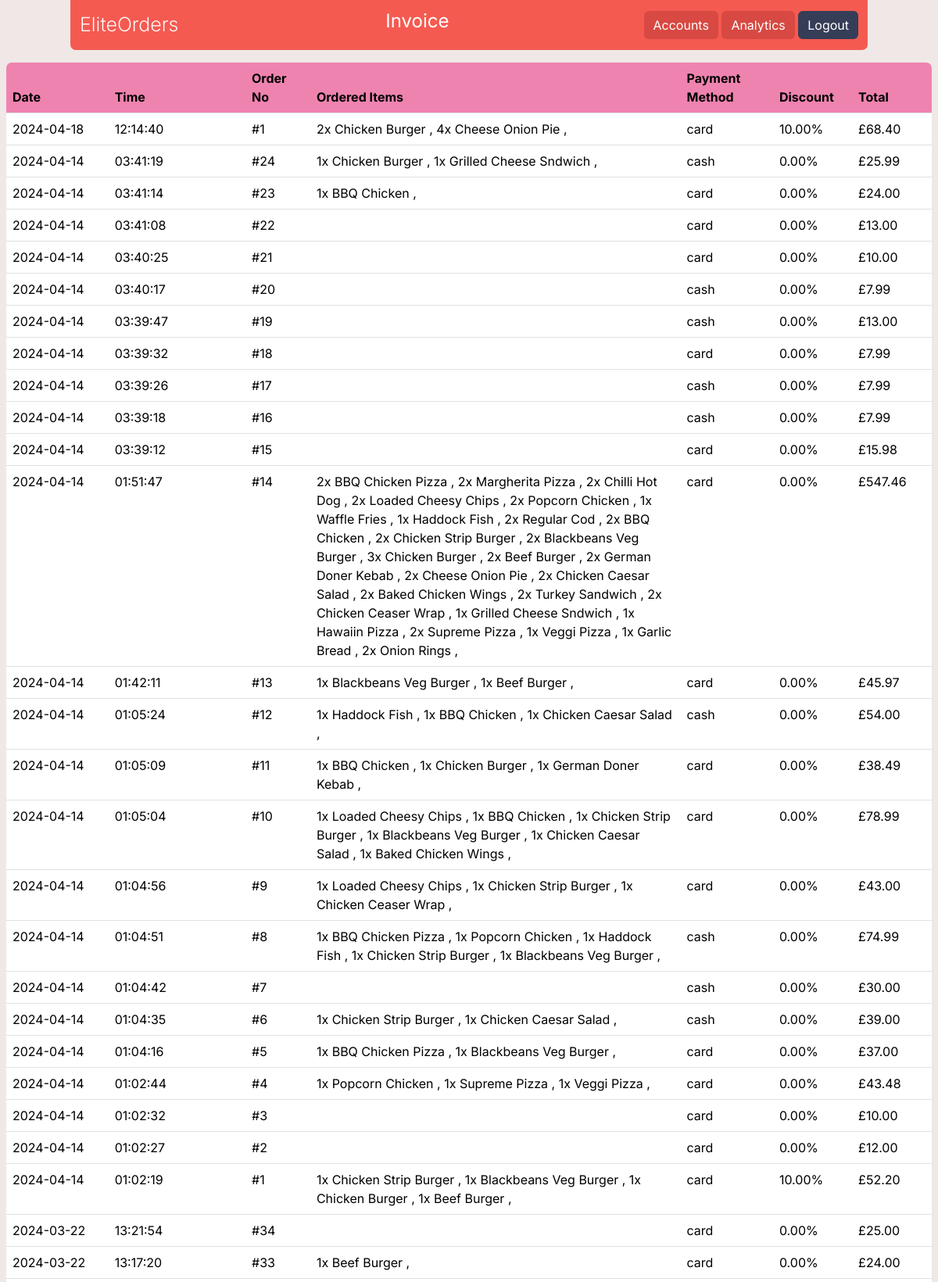
The page /Invoice (signed in, upper part) on the database its author committed.
### EliteOrders/models.py (models this page shows)
class Order(db.Model):
    id=db.Column(db.Integer,primary_key=True)
    order_no = db.Column(db.Integer)
    date = db.Column(db.Date)
    time = db.Column(db.String)
    notes = db.Column(db.String,nullable=True)
    payment_method = db.Column(db.String(20), nullable=False)
    discount = db.Column(db.Numeric(10, 2),nullable=False)
    total = db.Column(db.Numeric(10, 2),nullable=False)
    status = db.Column(db.String,nullable=False,default="incomplete")
    orderitem = db.relationship("Orderitem",backref="order")

class Orderitem(db.Model):
    id=db.Column(db.Integer,primary_key=True)
    item_id = db.Column(db.Integer,db.ForeignKey("item.id"))
    item_qty =db.Column(db.Integer)
    order_id = db.Column(db.Integer,db.ForeignKey("order.id"))

class Item(db.Model):
    id=db.Column(db.Integer,primary_key=True)
    name = db.Column(db.String(250),unique=True)
    img = db.Column(db.Text,nullable=False)
    price = db.Column(db.Numeric(10, 2),nullable=False)
    cost = db.Column(db.Numeric(10, 2),nullable=False)
    is_deleted = db.Column(db.Boolean, default=False)
    orderitem = db.relationship("Orderitem",backref="item")

### EliteOrders/views.py (the view)
@views.route("/Invoice")
@login_required
def invoice():
    if current_user.role != "Owner":
        return redirect(url_for("auth.login"))
    orders = Order.query.order_by(desc(Order.date)).order_by(desc(Order.order_no)).all()
    orderitems=[] # List to store order items
    items=[] # List to store items
    for order in orders:
        orderitems_model = Orderitem.query.join(Order).filter(Orderitem.order_id==order.id).all()
        orderitems.append(orderitems_model) # Add order items to the list
        items_model = Item.query.join(Orderitem).filter(Orderitem.order_id == order.id).all()
        items.append(items_model) # Add items to the list
    data = zip(orders,orderitems,items)
    return render_template("invoice.html",data=data)

### EliteOrders/__init__.py (called while the page is built)
def create_app():
    app = Flask(__name__)
    app.config["SECRET_KEY"] = "3$Yh9K|@w2Z*bN-"
    app.config["SQLALCHEMY_DATABASE_URI"]= f"sqlite:///{DB_NAME}"
    db.init_app(app)
    from .views import views
    from .auth import auth
    app.register_blueprint(auth,url_prefix="/")
    app.register_blueprint(views,url_prefix="/")
    from . import models
    with app.app_context():
        db.create_all()
    from .models import User
    login_manager = LoginManager()
    login_manager.login_view = "auth.login"
    login_manager.init_app(app)
    @login_manager.user_loader
    def load_user(id):
        return User.query.get((int(id)))
    return app

### EliteOrders/Templates/invoice.html (shortened to what this page needs)
{% extends "base.html" %}
{% block CSS %}
<link rel="stylesheet" type="text/css" href="{{ url_for('static', filename='invoice.css') }}">
{% endblock %}
{% block content %}
<div class="container-fluid  py-3 px-2">
  <div class="invoice-win ">
    <table class="table invoice-table">
      <thead>
        <tr>
          <th scope="col">Date</th>
          <th scope="col">Time</th>
          <th scope="col">Order No</th>
          <th scope="col">Ordered Items</th>
          <th scope="col">Payment Method</th>
          <th scope="col">Discount</th>
          <th scope="col">Total</th>
        </tr>
      </thead>
      <tbody>
        {% for order,orderitems,items in data %}
        <tr>
          <td>{{order.date}}</td>
          <td>{{order.time}}</td>
          <td style="width: 7%;">#{{order.order_no}}</td>
          <td style="width:40% ">
            {% for i in range(orderitems | length -1) %}
            {{ orderitems[i].item_qty }}x {{items[i].name}},
            {% endfor %}
          </td>
          <td style="width: 10%;">{{order.payment_method}}</td>
          <td>{{order.discount}}%</td>
          <td>£{{order.total}}</td>
        </tr>
        {% endfor %}
      </tbody>
    </table>
  </div>
</div>
{% endblock %}

### EliteOrders/Static/master.css (style rules this page uses)
* { margin: 0; padding: 0; box-sizing: border-box; overflow: hidden; outline: none; font-family: "Inter", sans-serif; }
body { background: #F0E8E6 !important; }

### EliteOrders/Static/invoice.css (style rules this page uses)
.invoice-win { background: rgb(255, 255, 255); height:85vh; border-radius: 7px; overflow-y:scroll ; }
.invoice-table th { background: #EF83B0 !important; }

### rows shown on the page
Order: date "2024-04-18", time "12:14:40", order_no "1", item_qty "2" "4", name "Chicken Burger" "Cheese Onion Pie", payment_method "card", discount "10.00", total "68.40"
Order: date "2024-04-14", time "03:41:19", order_no "24", item_qty "1" "1", name "Chicken Burger" "Grilled Cheese Sndwich", payment_method "cash", discount "0.00", total "25.99"
Order: date "2024-04-14", time "03:41:14", order_no "23", item_qty "1", name "BBQ Chicken", payment_method "card", discount "0.00", total "24.00"
Order: date "2024-04-14", time "03:41:08", order_no "22", payment_method "card", discount "0.00", total "13.00"
Order: date "2024-04-14", time "03:40:25", order_no "21", payment_method "card", discount "0.00", total "10.00"
Order: date "2024-04-14", time "03:40:17", order_no "20", payment_method "cash", discount "0.00", total "7.99"
Order: date "2024-04-14", time "03:39:47", order_no "19", payment_method "cash", discount "0.00", total "13.00"
Order: date "2024-04-14", time "03:39:32", order_no "18", payment_method "card", discount "0.00", total "7.99"
Order: date "2024-04-14", time "03:39:26", order_no "17", payment_method "cash", discount "0.00", total "7.99"
Order: date "2024-04-14", time "03:39:18", order_no "16", payment_method "cash", discount "0.00", total "7.99"
Order: date "2024-04-14", time "03:39:12", order_no "15", payment_method "card", discount "0.00", total "15.98"
Order: date "2024-04-14", time "01:51:47", order_no "14", item_qty "2" "2" "2" "2" "2" "1" "1" "2" "2" "2" "2" "3" "2" "2" "2" "2" "2" "2" "2" "1" "1" "2" "1" "1" "2", name "BBQ Chicken Pizza" "Margherita Pizza" "Chilli Hot Dog" "Loaded Cheesy Chips" "Popcorn Chicken" "Waffle Fries" "Haddock Fish" "Regular Cod" "BBQ Chicken" "Chicken Strip Burger" "Blackbeans Veg Burger" "Chicken Burger" "Beef Burger" "German Doner Kebab" "Cheese Onion Pie" "Chicken Caesar Salad" "Baked Chicken Wings" "Turkey Sandwich" "Chicken Ceaser Wrap" "Grilled Cheese Sndwich" "Hawaiin Pizza" "Supreme Pizza" "Veggi Pizza" "Garlic Bread" "Onion Rings", payment_method "card", discount "0.00", total "547.46"
Order: date "2024-04-14", time "01:42:11", order_no "13", item_qty "1" "1", name "Blackbeans Veg Burger" "Beef Burger", payment_method "card", discount "0.00", total "45.97"
Order: date "2024-04-14", time "01:05:24", order_no "12", item_qty "1" "1" "1", name "Haddock Fish" "BBQ Chicken" "Chicken Caesar Salad", payment_method "cash", discount "0.00", total "54.00"
Order: date "2024-04-14", time "01:05:09", order_no "11", item_qty "1" "1" "1", name "BBQ Chicken" "Chicken Burger" "German Doner Kebab", payment_method "card", discount "0.00", total "38.49"
Order: date "2024-04-14", time "01:05:04", order_no "10", item_qty "1" "1" "1" "1" "1" "1", name "Loaded Cheesy Chips" "BBQ Chicken" "Chicken Strip Burger" "Blackbeans Veg Burger" "Chicken Caesar Salad" "Baked Chicken Wings", payment_method "card", discount "0.00", total "78.99"
Order: date "2024-04-14", time "01:04:56", order_no "9", item_qty "1" "1" "1", name "Loaded Cheesy Chips" "Chicken Strip Burger" "Chicken Ceaser Wrap", payment_method "card", discount "0.00", total "43.00"
Order: date "2024-04-14", time "01:04:51", order_no "8", item_qty "1" "1" "1" "1" "1", name "BBQ Chicken Pizza" "Popcorn Chicken" "Haddock Fish" "Chicken Strip Burger" "Blackbeans Veg Burger", payment_method "cash", discount "0.00", total "74.99"
Order: date "2024-04-14", time "01:04:42", order_no "7", payment_method "cash", discount "0.00", total "30.00"
Order: date "2024-04-14", time "01:04:35", order_no "6", item_qty "1" "1", name "Chicken Strip Burger" "Chicken Caesar Salad", payment_method "cash", discount "0.00", total "39.00"
Order: date "2024-04-14", time "01:04:16", order_no "5", item_qty "1" "1", name "BBQ Chicken Pizza" "Blackbeans Veg Burger", payment_method "card", discount "0.00", total "37.00"
Order: date "2024-04-14", time "01:02:44", order_no "4", item_qty "1" "1" "1", name "Popcorn Chicken" "Supreme Pizza" "Veggi Pizza", payment_method "card", discount "0.00", total "43.48"
Order: date "2024-04-14", time "01:02:32", order_no "3", payment_method "card", discount "0.00", total "10.00"
Order: date "2024-04-14", time "01:02:27", order_no "2", payment_method "card", discount "0.00", total "12.00"
Order: date "2024-04-14", time "01:02:19", order_no "1", item_qty "1" "1" "1" "1", name "Chicken Strip Burger" "Blackbeans Veg Burger" "Chicken Burger" "Beef Burger", payment_method "card", discount "10.00", total "52.20"
Order: date "2024-03-22", time "13:21:54", order_no "34", payment_method "card", discount "0.00", total "25.00"
Order: date "2024-03-22", time "13:17:20", order_no "33", item_qty "1", name "Beef Burger", payment_method "card", discount "0.00", total "24.00"
